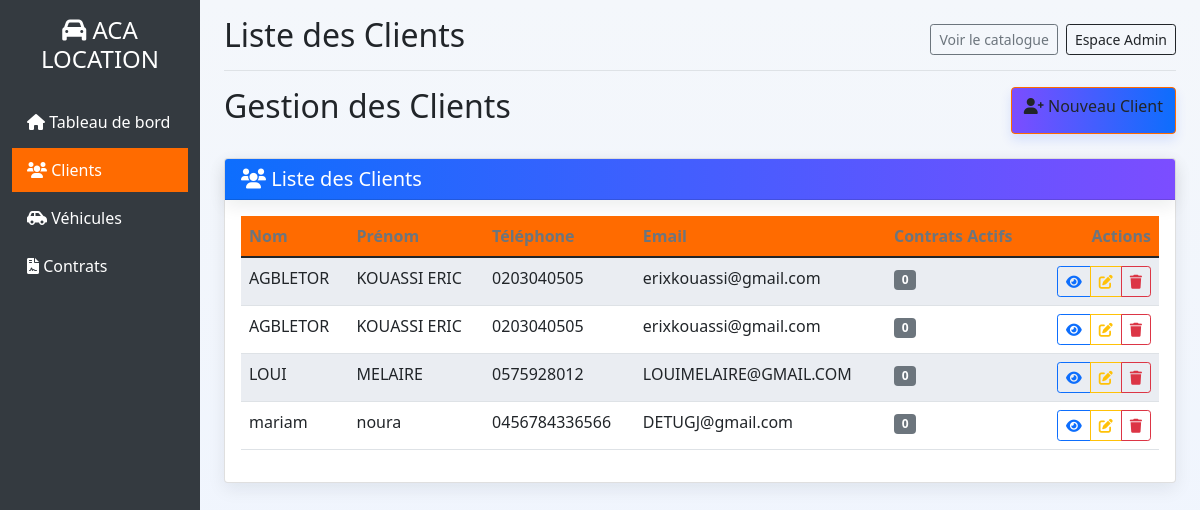
/client/, run on the app's committed database.
### gestion/models.py (models this page shows, shortened)
class Client(models.Model):
    nom = models.CharField(max_length=100)
    prenom = models.CharField(max_length=100)
    telephone = models.CharField(max_length=20)
    email = models.EmailField(blank=True, null=True)
    date_creation = models.DateTimeField(auto_now_add=True)
    def contrats_actifs(self):
        return self.contrat_set.filter(statut='actif')
    class Meta:
        verbose_name = "Client"
        verbose_name_plural = "Clients"

### gestion/views.py (the view)
# urls.py: path('client/', views.liste_clients, name='liste_clients'),
def liste_clients(request):
    clients = Client.objects.all().order_by('nom')
    return render(request, 'gestion/client/liste.html', {'clients': clients})

### gestion/templates/gestion/client/liste.html (shortened to what this page needs)
{% extends 'gestion/base.html' %}
{% block page_title %}Liste des Clients{% endblock %}
{% block content %}
<div class="d-flex justify-content-between mb-4">
    <h2>Gestion des Clients</h2>
    <a href="{% url 'ajouter_client' %}" class="btn btn-primary-custom">
        <i class="fas fa-user-plus"></i> Nouveau Client
    </a>
</div>
<div class="card">
    <div class="card-header bg-primary-custom text-white">
        <h5 class="mb-0"><i class="fas fa-users"></i> Liste des Clients</h5>
    </div>
    <div class="card-body">
        {% if clients %}
            <div class="table-responsive">
                <table class="table table-striped">
                    <thead>
                        <tr>
                            <th>Nom</th>
                            <th>Prénom</th>
                            <th>Téléphone</th>
                            <th>Email</th>
                            <th>Contrats Actifs</th>
                            <th class="text-end">Actions</th>
                        </tr>
                    </thead>
                    <tbody>
                        {% for client in clients %}
                            <tr>
                                <td>{{ client.nom }}</td>
                                <td>{{ client.prenom }}</td>
                                <td>{{ client.telephone }}</td>
                                <td>{{ client.email|default:"-" }}</td>
                                <td>
                                    <span class="badge bg-{% if client.contrats_actifs.count > 0 %}success{% else %}secondary{% endif %}">
                                        {{ client.contrats_actifs.count }}
                                    </span>
                                </td>
                                <td class="text-end">
                                    <div class="btn-group">
                                        <a href="{% url 'detail_client' id=client.id %}" class="btn btn-sm btn-outline-primary">
                                            <i class="fas fa-eye"></i>
                                        </a>
                                        <a href="{% url 'modifier_client' id=client.id %}" class="btn btn-sm btn-outline-warning">
                                            <i class="fas fa-edit"></i>
                                        </a>
                                        <a href="{% url 'supprimer_client' id=client.id %}" class="btn btn-sm btn-outline-danger">
                                            <i class="fas fa-trash"></i>
                                        </a>
                                    </div>
                                </td>
                            </tr>
                        {% endfor %}
                    </tbody>
                </table>
            </div>
        {% endif %}
    </div>
</div>
{% endblock %}

### static/css/theme.css (style rules this page uses)
:root { --primary: #0d6efd; --accent: #7c4dff; --muted: #6c757d; --bg: #f4f7fb; --card: #ffffff; --success: #198754; --danger: #dc3545; --radius: 12px; --shadow: 0 6px 18px rgba(16,24,40,0.08); --glass: rgba(255,255,255,0.6); --glass-border: rgba(124,77,255,0.08); }
body { background: linear-gradient(180deg, var(--bg), #eef4ff); color: #162447; font-family: "Inter", system-ui, -apple-system, "Segoe UI", Roboto, "Helvetica Neue", Arial; -webkit-font-smoothing: antialiased; -moz-osx-font-smoothing: grayscale; padding-bottom: 40px; }
.navbar, .card-header { background: linear-gradient(90deg, var(--primary), var(--accent)); color: white !important; border-radius: 8px; box-shadow: var(--shadow); }
.card { border: none; border-radius: var(--radius); background: var(--card); box-shadow: var(--shadow); }
.btn-primary-custom { background: linear-gradient(90deg, var(--accent), var(--primary)); border: none; color: white; padding: .5rem .9rem; border-radius: 10px; box-shadow: 0 6px 12px rgba(12, 64, 255, 0.12); }
.table thead th { border-bottom: none; color: var(--muted); }
.table-striped tbody tr:nth-of-type(odd) { background-color: rgba(13,110,253,0.03); }

### gestion/templates/gestion/base.html (style rules this page uses)
:root { --primary-color: #ff6b00; --primary-dark: #e55a00; --light-bg: #f8f9fa; }
.bg-primary-custom { background-color: var(--primary-color) !important; }
.btn-primary-custom { background-color: var(--primary-color); border-color: var(--primary-color); }
.table th { background-color: var(--primary-color); color: white; }

### data on the page
Client: nom "AGBLETOR", prenom "KOUASSI ERIC", telephone "0203040505", email "erixkouassi@gmail.com", contrats_actifs.count "0"
Client: nom "AGBLETOR", prenom "KOUASSI ERIC", telephone "0203040505", email "erixkouassi@gmail.com", contrats_actifs.count "0"
Client: nom "LOUI", prenom "MELAIRE", telephone "0575928012", email "LOUIMELAIRE@GMAIL.COM", contrats_actifs.count "0"
Client: nom "mariam", prenom "noura", telephone "0456784336566", email "DETUGJ@gmail.com", contrats_actifs.count "0"
